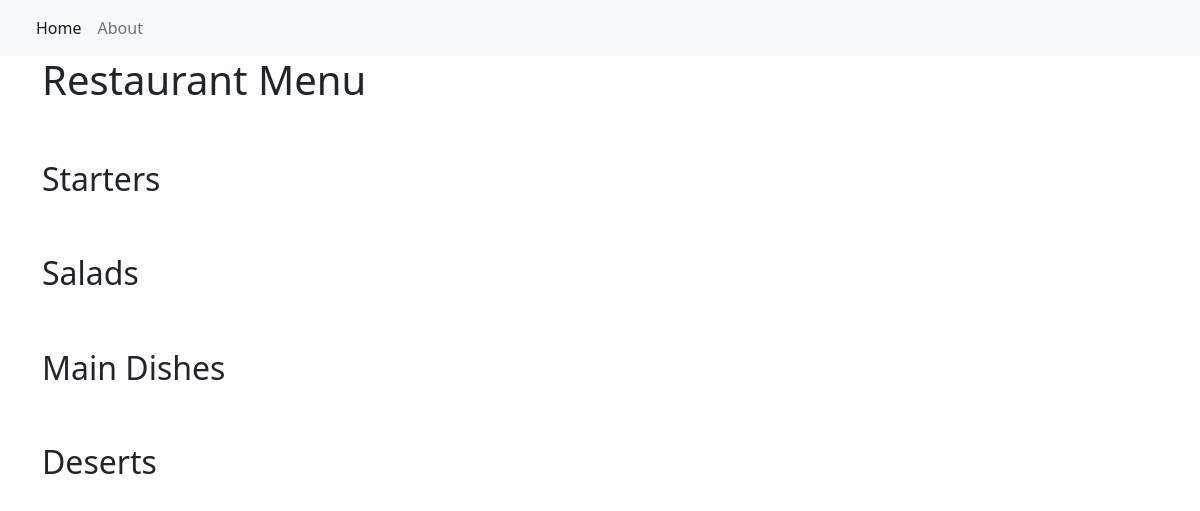
/, run on an earlier commit of the app's database.
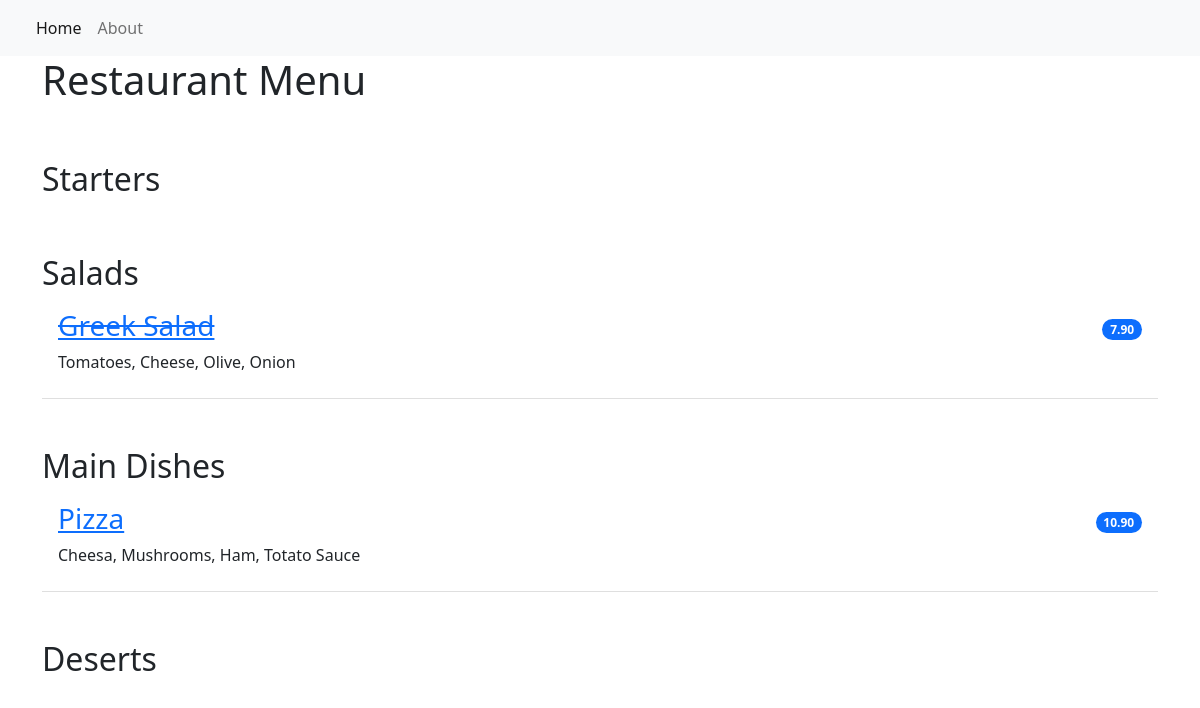
And on a later commit of the database.
### restaurant_menu/models.py (models this page shows, shortened)
class Item(models.Model):
    meal = models.CharField(max_length=1000, unique=True)
    description = models.CharField(max_length=2000)
    price = models.DecimalField(max_digits=10, decimal_places=2)
    meal_type = models.CharField(max_length=200, choices=MEAL_TYPE)
    author = models.ForeignKey(User, on_delete=models.PROTECT)
    status = models.IntegerField(choices=STATUS, default=0)
    date_created = models.DateTimeField(auto_now_add=True)
    date_updated = models.DateTimeField(auto_now=True)

### restaurant_menu/views.py (the view)
# urls.py: path('', views.MenuList.as_view(), name='home'),
class MenuList(generic.ListView):
    queryset = Item.objects.order_by("date_created")
    template_name = "index.html"
    def get_context_data(self, **kwargs):
        context = super().get_context_data(**kwargs)
        context["meals"] = MEAL_TYPE
        return context

### restaurant_menu/templates/index.html
{% extends 'base.html' %}
{% block content %}
<div class="container">
    <h1>Restaurant Menu</h1>
        <ul class="list-group list-group-flush">
            {% for meal in meals %}
                <h2 class="pt-5">{{ meal.1 }}</h2>
                    {% for row in item_list %}
                        {% if row.meal_type == meal.0 %}
                            {% if row.status == 0 %}
                            <li class="list-group-item d-flex justify-content-between align-items-center border-0 pb-0">
                                <a href="{% url 'menu_item' row.pk %}"><h3><del>{{ row.meal }}</del></h3></a>
                                <span class="badge bg-primary rounded-pill">{{ row.price }}</span>
                            </li>
                            <li class="list-group-item pt-0">
                                <p>{{ row.description }}</p>
                            </li>
                            {% else %}
                            <li class="list-group-item d-flex justify-content-between align-items-center border-0 pb-0">
                                <a href="{% url 'menu_item' row.pk %}"><h3>{{ row.meal }}</h3></a>
                                <span class="badge bg-primary rounded-pill">{{ row.price }}</span>
                            </li>
                            <li class="list-group-item pt-0">
                                <p>{{ row.description }}</p>
                            </li>
                            {% endif %}
                        {% endif %}
                    {% endfor %}
            {% endfor %}
        </ul>
</div>
{% endblock content %}

What changed in the data, as far as the page shows it:
added Item: meal "Greek Salad", price "7.90", description "Tomatoes, Cheese, Olive, Onion", shown under "Salads"
added Item: meal "Pizza", price "10.90", description "Cheesa, Mushrooms, Ham, Totato Sauce", shown under "Main Dishes"
